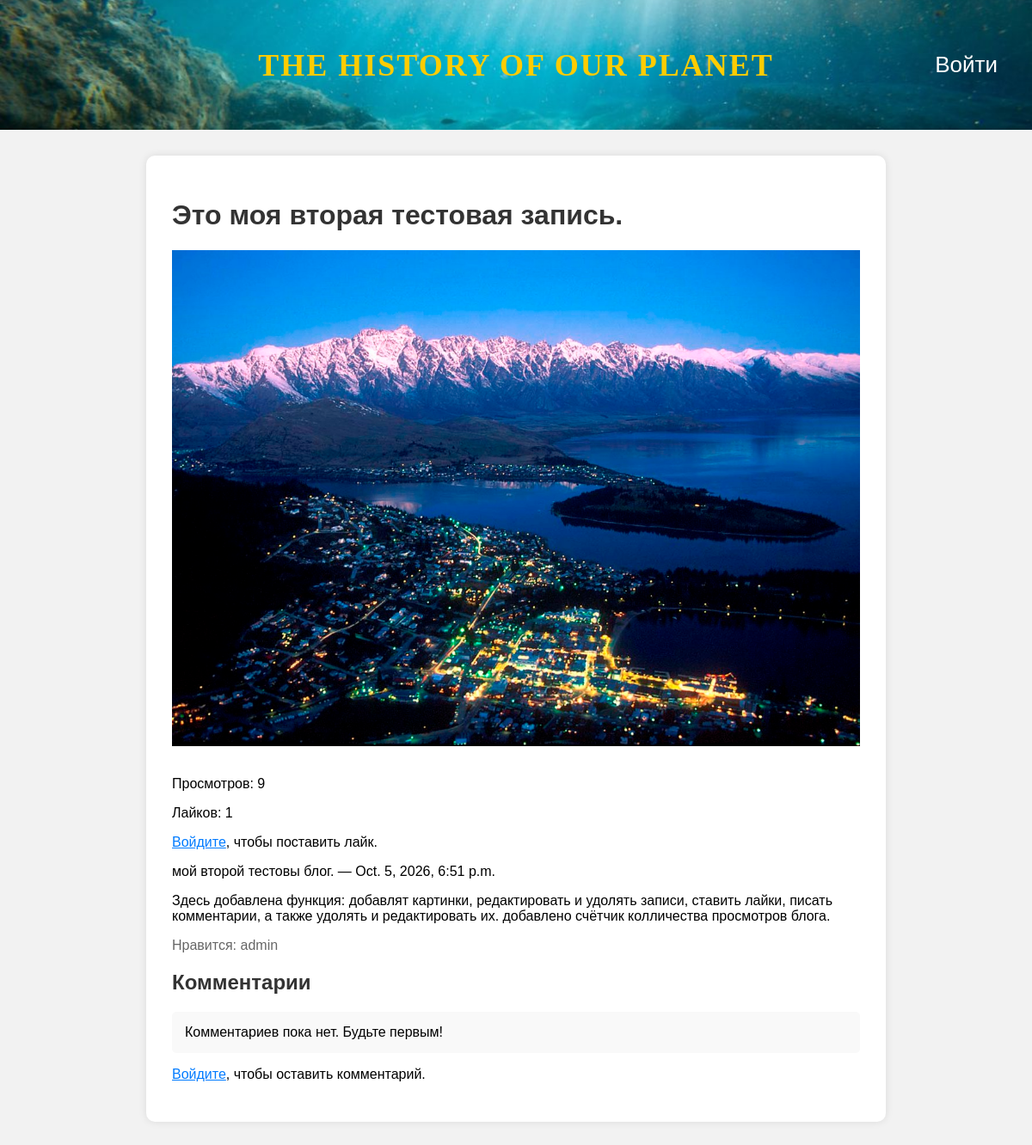
The app's page /posts/4/ with its own data.
### blogs/models.py (models this page shows, shortened)
class Post(models.Model):
    blog = models.ForeignKey(
        Blog,
        on_delete=models.CASCADE,
        related_name="posts",
        verbose_name="Блог",
    )
    title = models.CharField("Заголовок", max_length=250)
    content = models.TextField("Содержание")
    created_at = models.DateTimeField(auto_now_add=True)
    updated_at = models.DateTimeField(auto_now=True)
    views = models.IntegerField("Просмотры", default=0)
    image = models.ImageField("Картинка", upload_to="post_images/", blank=True, null=True)
    class Meta:
        ordering = ["-created_at"]
        verbose_name = "Запись"
        verbose_name_plural = "Записи"

class Blog(models.Model):
    owner = models.ForeignKey(
        settings.AUTH_USER_MODEL,
        on_delete=models.CASCADE,
        related_name="blogs",
        verbose_name="Владелец",
    )
    title = models.CharField("Название", max_length=200)
    slug = models.SlugField("Слаг", unique=True, blank=True)
    description = models.TextField("Описание", blank=True)
    image = models.ImageField("Картинка", upload_to="blog_images/", blank=True, null=True)
    REGION_CHOICES = [
    ("africa", "Африка"),
    ("australia", "Австралия"),
    ("america", "Америка"),
    ("europe", "Европа"),
    ("antarctica", "Антарктика"),
     ]
    region = models.CharField("Тема", max_length=20, choices=REGION_CHOICES, blank=True, default="")
    created_at = models.DateTimeField(auto_now_add=True)
    class Meta:
        verbose_name = "Блог"
        verbose_name_plural = "Блоги"

class Like(models.Model):
    post = models.ForeignKey(
        Post,
        on_delete=models.CASCADE,
        related_name="likes",
        verbose_name="Запись",
    )
    user = models.ForeignKey(
        settings.AUTH_USER_MODEL,
        on_delete=models.CASCADE,
        verbose_name="Пользователь",
    )
    created_at = models.DateTimeField(auto_now_add=True)
    class Meta:
        constraints = [
            models.UniqueConstraint(fields=["post", "user"], name="unique_like")
        ]
        verbose_name = "Лайк"
        verbose_name_plural = "Лайки"

### blogs/views.py (the view)
# urls.py: path("posts/<int:pk>/", views.PostDetailView.as_view(), name="post_detail"),
class PostDetailView(DetailView):
    model = Post
    template_name = "blogs/post_detail.html"
    context_object_name = "post"
    def get_object(self, queryset=None):
        obj = super().get_object(queryset)
        obj.views += 1
        obj.save(update_fields=["views"])
        return obj
    def get_context_data(self, **kwargs):
        context = super().get_context_data(**kwargs)
        user = self.request.user
        context["liked"] = user.is_authenticated and self.object.likes.filter(user=user).exists()
        return context

### templates/blogs/post_detail.html (shortened to what this page needs)
{% extends "base.html" %}
{% block content %}
<h1>{{ post.title }}</h1>
    {% if post.image %}
        <img src="{{ post.image.url }}" alt="{{ post.title }}" style="max-width: 100%; border-radius: 0px; margin-bottom: 15px;">
    {% endif %}
        <p>Просмотров: {{ post.views }}</p>
		    <p>Лайков: {{ post.likes.count }}</p>
    {% if user.is_authenticated %}
		<form method="post" action="{% url 'blogs:post_like' post.pk %}" style="display: inline;">
    {% csrf_token %}
        <button type="submit" style="background-color: {% if liked %}#dc3545{% else %}#007bff{% endif %}; border: none; padding: 8px 15px; color: white; border-radius: 0px; cursor: pointer;">
    {% if liked %}Убрать лайк{% else %}Нравится{% endif %}
        </button>
    </form>
	{% else %}
        <p><a href="{% url 'login' %}">Войдите</a>, чтобы поставить лайк.</p>
	{% endif %}
        <p>{{ post.blog.title }} — {{ post.created_at }}</p>
        <div>{{ post.content|linebreaks }}</div>
{% if post.likes.all %}
    <p style="margin-top: 10px; color: #666;">
        Нравится:
        {% for like in post.likes.all %}
            {{ like.user.username }}{% if not forloop.last %}, {% endif %}
        {% endfor %}
    </p>
{% else %}
    <p style="margin-top: 10px; color: #999;">Пока никто не лайкнул</p>
{% endif %}
<h2>Комментарии</h2>
    <ul>
    {% for comment in post.comments.all %}
	   <li style="display: flex; gap: 10px;">
    {% if comment.author_avatar %}
        <img src="{{ comment.author_avatar }}" style="width: 30px; height: 30px; border-radius: 0%; object-fit: cover;">
    {% else %}
        <div style="width: 30px; height: 30px; border-radius: 0%; background-color: #ddd; flex-shrink: 0;"></div>
    {% endif %}
    <div>
        <strong>{{ comment.author.username }}</strong> ({{ comment.created_at }}):
        <p>{{ comment.text|linebreaks }}</p>
        {% if user == comment.author %}
            <p>
                <a href="{% url 'blogs:comment_update' comment.pk %}">Редактировать</a>
                |
                <a href="{% url 'blogs:comment_delete' comment.pk %}" style="color: red;">Удалить</a>
            </p>
        {% endif %}
    </div>
</li>
	{% empty %}
		<li>Комментариев пока нет. Будьте первым!</li>
	{% endfor %}
	</ul>
    {% if user.is_authenticated %}
<h3>Добавить комментарий</h3>
    <form method="post" action="{% url 'blogs:post_comment' post.pk %}">
		{% csrf_token %}
		{{ form.as_p }}
			<button type="submit">Отправить</button>
	</form>
	{% else %}
		<p><a href="{% url 'login' %}">Войдите</a>, чтобы оставить комментарий.</p>
	{% endif %}
{% endblock %}

### records on screen
Post: title "Это моя вторая тестовая запись.", image (picture), views "9", likes.count "1", blog "мой второй тестовы блог.", created_at "Oct. 5, 2026, 6:51 p.m.", content "Здесь добавлена функция: добавлят картинки, редактировать и удолять записи, ставить лайки, писать комментарии, а также удолять и редактировать их. добавлено счётчик колличества просмотров блога."
Like: user.username "admin"
